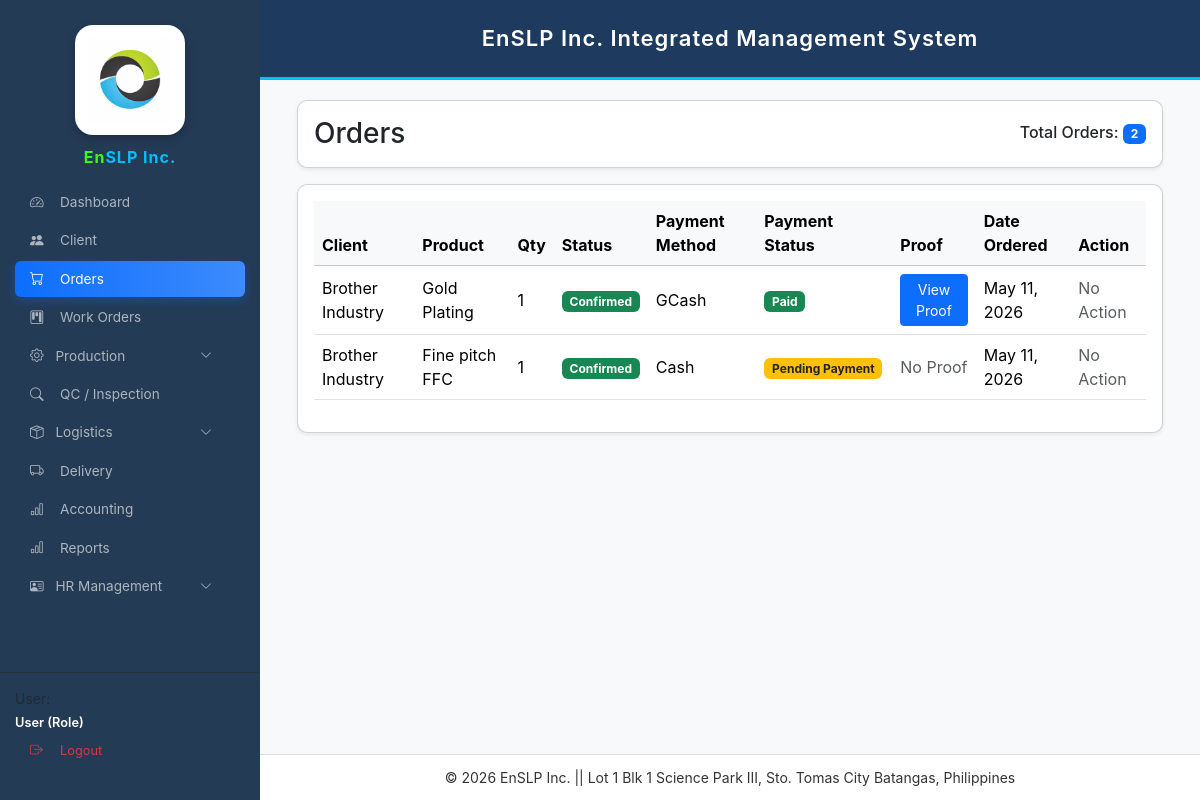
/orders.php, run on the app's committed database.
### tables this page shows
CREATE TABLE `orders` (
  `id` int(11) NOT NULL,
  `client_name` varchar(100) DEFAULT NULL,
  `contact` varchar(50) DEFAULT NULL,
  `order_details` text DEFAULT NULL,
  `quantity` int(11) DEFAULT NULL,
  `status` varchar(20) DEFAULT 'Pending',
  `date_created` timestamp NOT NULL DEFAULT current_timestamp(),
  `email` varchar(100) DEFAULT NULL,
  `client_id` int(11) DEFAULT NULL,
  `created_at` timestamp NOT NULL DEFAULT current_timestamp(),
  `work_order_id` int(11) DEFAULT NULL,
  `payment_method` varchar(50) DEFAULT NULL,
  `payment_status` varchar(50) DEFAULT NULL,
  `proof_of_payment` text DEFAULT NULL
);

CREATE TABLE `clients` (
  `id` int(11) NOT NULL,
  `name` varchar(100) DEFAULT NULL,
  `email` varchar(100) DEFAULT NULL,
  `password` varchar(255) DEFAULT NULL,
  `created_at` timestamp NOT NULL DEFAULT current_timestamp(),
  `contact_number` varchar(20) DEFAULT NULL,
  `address` text DEFAULT NULL
);

### orders.php (the view, shortened to what this page needs)
<?php
include 'config.php';
$res = $conn->query("
SELECT o.*, c.name AS client_name, c.email
FROM orders o
LEFT JOIN clients c ON o.client_id = c.id
ORDER BY o.id DESC
");
$total = $conn->query("SELECT COUNT(*) as total FROM orders")->fetch()['total'];
?>
<!DOCTYPE html>
<html>
<head>
<link href="https://cdn.jsdelivr.net/npm/bootstrap@5.3.3/dist/css/bootstrap.min.css" rel="stylesheet">
<link rel="stylesheet" href="https://cdn.jsdelivr.net/npm/bootstrap-icons@1.11.0/font/bootstrap-icons.css">
</head>
<body>
<?php include 'sidebar.php'; ?>
<?php include 'header.php'; ?>
<div class="main-content">
<div class="container-fluid">
<div class="card shadow-sm mb-3">
<div class="card-body d-flex justify-content-between align-items-center">
<h3 class="mb-0">Orders</h3>
<h6 class="mb-0">
Total Orders: <span class="badge bg-primary"><?= $total ?></span>
</h6>
</div>
</div>
<div class="card shadow-sm">
<div class="card-body">
<div class="table-responsive">
<table class="table table-hover align-middle">
<thead class="table-light">
<tr>
<th>Client</th>
<th>Product</th>
<th>Qty</th>
<th>Status</th>
<th>Payment Method</th>
<th>Payment Status</th>
<th>Proof</th>
<th>Date Ordered</th>
<th>Action</th>
</tr>
</thead>
<tbody>
<?php while($row = $res->fetch()): ?>
<tr>
<td><?= htmlspecialchars($row['client_name']) ?></td>
<td><?= htmlspecialchars($row['order_details']) ?></td>
<td><?= $row['quantity'] ?></td>
<td>
<?php
$status = $row['status'];
if($status == 'Pending'){
    echo '<span class="badge bg-warning text-dark">Pending</span>';
} elseif($status == 'Confirmed'){
    echo '<span class="badge bg-success">Confirmed</span>';
} elseif($status == 'Rejected'){
    echo '<span class="badge bg-danger">Rejected</span>';
} elseif($status == 'Completed'){
    echo '<span class="badge bg-primary">Completed</span>';
} else {
    echo '<span class="badge bg-secondary">Confirmed</span>';
}
?>
</td>
<td>
<?= htmlspecialchars($row['payment_method']) ?>
</td>
<td>
<?php
if($row['payment_status'] == 'Pending Payment'){
    echo '<span class="badge bg-warning text-dark">
            Pending Payment
          </span>';
}
elseif($row['payment_status'] == 'Paid'){
    echo '<span class="badge bg-success">
            Paid
          </span>';
}
elseif($row['payment_status'] == 'Rejected Payment'){
    echo '<span class="badge bg-danger">
            Rejected Payment
          </span>';
}
else{
    echo '<span class="badge bg-secondary">
            N/A
          </span>';
}
?>
</td>
<td>
<?php if(!empty($row['proof_of_payment'])): ?>
<a href="uploads/<?= $row['proof_of_payment'] ?>"
   target="_blank"
   class="btn btn-primary btn-sm">
   View Proof
</a>
<?php else: ?>
<span class="text-muted">No Proof</span>
<?php endif; ?>
</td>
<td>
<?= date('M d, Y', strtotime($row['created_at'])) ?>
</td>
<td>
<?php if($row['status'] == 'Pending'): ?>
<a href="?approve=<?= $row['id'] ?>" class="btn btn-success btn-sm">
<i class="bi bi-check"></i>
</a>
<a href="?reject=<?= $row['id'] ?>" class="btn btn-danger btn-sm">
<i class="bi bi-x"></i>
</a>
<?php else: ?>
<span class="text-muted">No Action</span>
<?php endif; ?>
</td>
</tr>
<?php endwhile; ?>
</tbody>
</table>
</div>
</div>
</div>
</div>
</div>
<?php include 'footer.php'; ?>
</body>
</html>

### orders.php (style rules this page uses)
body { background:#f4f6f9; font-family:Arial; margin:0; }
.main-content { margin-left:260px; padding:25px; margin-top:75px; }
.card { border-radius:10px; }
.table thead { background:#f0f3f7; }

### sidebar.php (style rules this page uses)
:root { --sb-width:260px; --primary-blue:#0d6efd; --sidebar-bg:#243b55; }
body { font-family:'Inter',sans-serif!important; margin:0!important; background:#f8f9fa; }

### data on the page
orders: client.name "Brother Industry", order_details "Gold Plating", quantity "1", status "Confirmed", payment_method "GCash", payment_status "Paid", created_at "May 11, 2026"
orders: client.name "Brother Industry", order_details "Fine pitch FFC", quantity "1", status "Confirmed", payment_method "Cash", payment_status "Pending Payment", proof_of_payment "No Proof", created_at "May 11, 2026"

### other printed values
$total "2"
